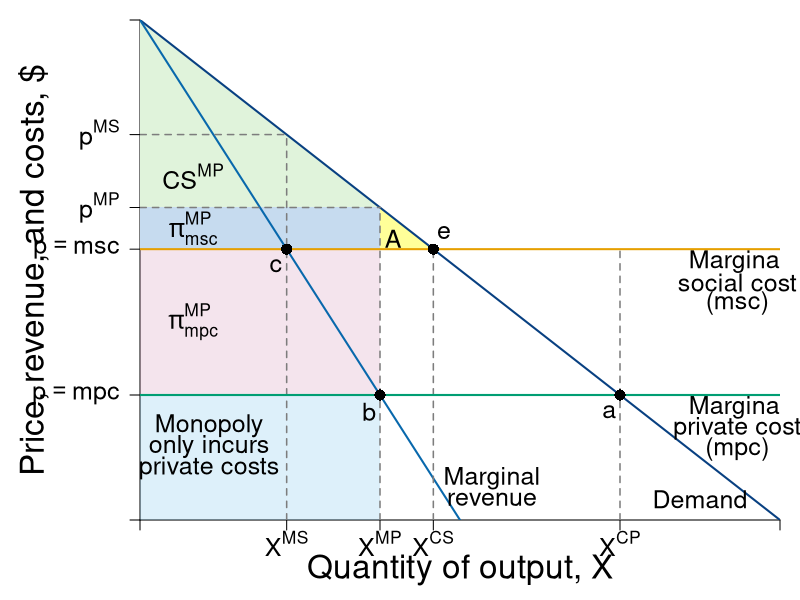

This chart was generated by the following R code:
#Graph Designer: Simon Halliday + Scott Cohn
#Authors: Bowles and Halliday
#Title: Coordination, Conflict and Competition: A Text in Microeconomics

library(shape)
pdf(file = "public_mechanism/second_best_baseline.pdf", width = 9, height = 7)

# Set parameters for graphics
axislabelsize <- 2
labelsize <- 1.5
namesize <- 1.8
annotatesize <- 1.5
graphlinewidth <- 2
segmentlinewidth <- 1.5
fadelevel <- 0.2

COL <- c("#7fc97f", "#beaed4", "#fdc086", "#ffff99", "#386cb0", "#f0027f", "#bf5b17", "#666666")
COLA <- c("#e0f3db", "#99d8c9","#66c2a4","#41ae76", "#238b45", "#005824")
COLB <- c("#c6dbef", "#4eb3d3", "#2b8cbe", "#0868ac","#084081")
COLC <- c("#fcfbfd", "#efedf5", "#dadaeb", "#bcbddc", "#9e9ac8", "#807dba", "#6a51a3", "#54278f", "#3f007d")
grays <- gray.colors(25, start = 1, end = 0, alpha = 1)
CBCols <- c("#009E73","#0072B2","#E69F00","#CC79A7", "#F0E442")


#Edited the margins to cater for the larger LHS labels
par(mar =  c(4, 7, 1, 1))

AvgRevenue <- function(x, rmax = 12, xmax = 12){
  rmax - (rmax/xmax)*x
}

MRevenue <- function(x, rmax = 12, xmax = 12){
  rmax - 2*(rmax/xmax)*x
}

AvgCost <- function(x, c0 = 2, c1 = 4){
  c0/x + c1
}

xlims <- c(0, 12)
ylims <- c(0, 12)

npts <- 501 
x <- seq(xlims[1], xlims[2], length.out = npts)
y <- seq(ylims[1], ylims[2], length.out = npts) 
a <- c(13, 16.75, 19.25)

plot(0, 0, xlim = xlims, ylim = ylims, type = "n",
     xlab = expression(paste("")),
     ylab = expression(paste("")), 
     xaxt = "n", 
     yaxt = "n", 
     cex.lab = axislabelsize, 
     bty = "n",
     xaxs = "i", 
     yaxs = "i")

costs <- c(3, 6.5)
monopoly <- c((12 - costs[1])/2, (12 - costs[2])/2)
comp <- c((12 - costs[1]), (12 - costs[2]))

ticksy <- c(0, costs[1], costs[2], AvgRevenue(monopoly[1]),  AvgRevenue(monopoly[2]), ylims[2])
ylabels <- c(NA, expression(paste(p == mpc)), expression(paste(p == msc)), expression(paste(p^{MP})),  expression(paste(p^{MS})), NA)
ticksx <- c(0, monopoly[2], monopoly[1], comp[2], comp[1], xlims[2])
xlabels <- c(NA,  expression(paste(X^{MS})), expression(paste(X^{MP})), expression(paste(X^{CS})), expression(paste(X^{CP})), NA)

axis(1, at = ticksx, pos = 0, labels = xlabels, cex.axis = labelsize)
axis(2, at = ticksy, pos = 0, labels = ylabels, las = 1, cex.axis = labelsize)

npts <- 500 
xx1 <- seq(xlims[1], xlims[2], length.out = npts)
xx3 <- seq(2, 6, length.out = npts)

#Draw the polygon for A
# xpolya <- c(comp[1], comp[1], comp[2], comp[1])
# ypolya <- c(costs[1], costs[2], costs[2], costs[1])
# polygon(x = xpolya, y = ypolya, col=rgb(230/255, 155/255, 0/255, fadelevel), 
#       density=NULL, border = NA)


#Monopoly CS no MSC: 
xpolyCSM <- c(monopoly[1], 0, 0, monopoly[1])
ypolyCSM <- c(AvgRevenue(x = monopoly[1]), 12, AvgRevenue(x = monopoly[1]), AvgRevenue(x = monopoly[1]))
polygon(x = xpolyCSM, y = ypolyCSM, col=COLA[1], density=NULL, border = NA)

#Monopoly profit no MSC, above MSC: 
xpolyMpi <- c(monopoly[1], monopoly[1], 0, 0, monopoly[1])
ypolyMpi <- c(costs[2], AvgRevenue(x = monopoly[1]), AvgRevenue(x = monopoly[1]), costs[2], costs[2])
polygon(x = xpolyMpi, y = ypolyMpi, col=COLB[1], density=NULL, border = NA)

#Monopoly profit no MSC, BELOW MSC: 

xpolyMpiSC <- c(monopoly[1], monopoly[1], 0, 0, monopoly[1])
ypolyMpiSC <- c(costs[1], costs[2], costs[2], costs[1], costs[1])
polygon(x = xpolyMpiSC, y = ypolyMpiSC, col=rgb(204/255, 121/255, 167/255, fadelevel), 
        density=NULL, border = NA)


#Draw the polygon for B
xpolyb <- c(comp[2], monopoly[1], monopoly[1], comp[2])
ypolyb <- c(costs[2], AvgRevenue(x = monopoly[1]), costs[2], costs[2])
polygon(x = xpolyb, y = ypolyb, col=COL[4], density=NULL, border = NA)

#Draw the polygon for area C
# xpolyc <- c(monopoly[1], monopoly[1], monopoly[2], monopoly[2], monopoly[1])
# ypolyc <- c(costs[2], AvgRevenue(x = monopoly[1]), AvgRevenue(x = monopoly[2]), MRevenue(monopoly[2]), MRevenue(monopoly[2]))
# polygon(x = xpolyc, y = ypolyc, col = COLA[1], density = NULL, border = NA)

#Draw the polygon for D
# xpolyd <- c(comp[2], comp[2], monopoly[1], monopoly[1], comp[2] )
# ypolyd <- c(costs[1], AvgRevenue(x = comp[2]), AvgRevenue(x = comp[2]), costs[1], costs[1])
# polygon(x = xpolyd, y = ypolyd, col=COL[2], density=NULL, border = NA)

#Area E
# xpolye <- c(comp[1], comp[2], comp[2], comp[1])
# ypolye <- c(costs[1], AvgRevenue(x = comp[2]), costs[1], costs[1])
# polygon(x = xpolye, y = ypolye, col=COL[2], density=NULL, border = NA)

#Total costs only covering private costs 
xpolya <- c(monopoly[1], monopoly[1], 0, 0, monopoly[1])
ypolya <- c(0, costs[1], costs[1], 0, 0)
polygon(x = xpolya, y = ypolya, col=rgb(86/255, 180/255, 233/255, fadelevel),
        density=NULL, border = NA)

#lines(xx1, bcA(xx1, w = 10, p = 1.5), col = COLB[3], lwd = graphlinewidth)
lines(xx1, AvgRevenue(xx1, rmax = 12, xmax = 12), col = COLB[5], lwd = graphlinewidth)
lines(xx1, MRevenue(xx1, rmax = 12, xmax = 12), col = COLB[4], lwd = graphlinewidth)
#lines(xx1, AvgCost(xx1, c0 = 2, c1 = 4), col = COLA[5], lwd = graphlinewidth)

#Label the axes
#mtext(expression(paste("Quantity of output, ", X)), side=1, line = 2.5, cex = axislabelsize)

text(0.5*xlims[2], -1.2, expression(paste("Quantity of output, ", X)), xpd = TRUE, cex = axislabelsize) 
text(-2, 0.5*ylims[2], expression(paste("Price, revenue, and costs, $")), xpd = TRUE, cex = axislabelsize, srt = 90) 

#Label curves
#text(10.5, 4.5, expression(paste(ac(x) == mc(x))), cex = labelsize)
#text(10.5, 3, expression(paste(p(x) == p[max] - s*x)), cex = labelsize)
text(10.5, 0.5, expression(paste("Demand")), cex = labelsize)

text(6.6, 1, expression(paste("Marginal")), cex = labelsize)
text(6.6, 0.5, expression(paste("revenue")), cex = labelsize)

text(11.2, 6.2, expression(paste("Marginal")), cex = labelsize)
text(11.2, 5.7, expression(paste("social cost")), cex = labelsize, xpd = TRUE)
text(11.2, 5.2, expression(paste("(msc)")), cex = labelsize)

text(11.2, 2.7, expression(paste("Marginal")), cex = labelsize)
text(11.2, 2.2, expression(paste("private cost")), cex = labelsize, xpd = TRUE)
text(11.2, 1.7, expression(paste("(mpc)")), cex = labelsize)

#Labels cost and profit areas
#text(2, 0.5*AvgCost(x = 4), expression("Total Costs"), cex = labelsize)
#text(2, 6, expression("Profit"), cex = labelsize)

#Draw segments for total costs
segments(0, AvgRevenue(x = monopoly[2]), monopoly[2], AvgRevenue(x = monopoly[2]), lty = 2, col = grays[20] , lwd = segmentlinewidth)
segments(0, AvgRevenue(x = 4.5), 4.5, AvgRevenue(x = 4.5), lty = 2, col = grays[20] , lwd = segmentlinewidth)

segments(monopoly[2], 0, monopoly[2], AvgRevenue(x = monopoly[2]), lty = 2, col = grays[20] , lwd = segmentlinewidth)
segments(4.5, 0, 4.5, AvgRevenue(x = 4.5), lty = 2, col = grays[20] , lwd = segmentlinewidth)
segments(comp[2], 0, comp[2], AvgRevenue(x = comp[2]), lty = 2, col = grays[20] , lwd = segmentlinewidth)
segments(9, 0, 9, costs[2], lty = 2, col = grays[20] , lwd = segmentlinewidth)

#Price lines
segments(0, 3, xlims[2], 3, lty = 1, col = CBCols[1] , lwd = graphlinewidth)
segments(0, 6.5, xlims[2], 6.5, lty = 1, col = CBCols[3] , lwd = graphlinewidth)


#Label Points for comparison
points(monopoly[2], MRevenue(x = monopoly[2]), pch = 16, col = "black", cex = 1.5)
text(monopoly[2] -0.2, MRevenue(x = monopoly[2]) - 0.4, expression(c), cex = labelsize)

points(4.5, MRevenue(x = 4.5), pch = 16, col = "black", cex = 1.5)
text(4.5 -0.2, MRevenue(x = 4.5) - 0.4, expression(b), cex = labelsize)

points(comp[2], AvgRevenue(x = comp[2]), pch = 16, col = "black", cex = 1.5)
text(comp[2] + 0.2, AvgRevenue(x = comp[2]) + 0.4, expression(e), cex = labelsize)

points(9, AvgRevenue(x = 9), pch = 16, col = "black", cex = 1.5)
text(9 -0.2, AvgRevenue(x = 9) - 0.4, expression(a), cex = labelsize)


#points(4, AvgRevenue(x = 4), pch = 16, col = "black", cex = 1.5)
#text(7.75, 5.5, expression(A), cex = labelsize)
text(4.75, 6.75, expression(A), cex = labelsize)
#text(3.5, 7, expression(C), cex = labelsize)
# text(5, 5, expression(D), cex = labelsize)
# text(6.5, 4.25, expression(E), cex = labelsize)

text(1, 8.25, expression(paste(CS^{MP})), cex = labelsize)
text(1, 7, expression(paste(pi[msc]^{MP})), cex = labelsize)
text(1, 4.75, expression(paste(pi[mpc]^{MP})), cex = labelsize)

#Arrow to mr = mc
#text(7.5, 9.5, expression(paste("Profit Maximum at")), cex = labelsize)
#text(7.5, 9, expression(paste(mr == mc)), cex = labelsize)
#Arrows(6.1, 9.2, 4.2, 4.3, col = "black", lty = 1, lwd = 2, arr.type = "triangle", arr.lwd = 0.5)

text(1.3, 2.25, expression(paste("Monopoly")), cex = labelsize)
text(1.3, 1.75, expression(paste("only incurs")), cex = labelsize)
text(1.3, 1.25, expression(paste("private costs")), cex = labelsize)



dev.off()
